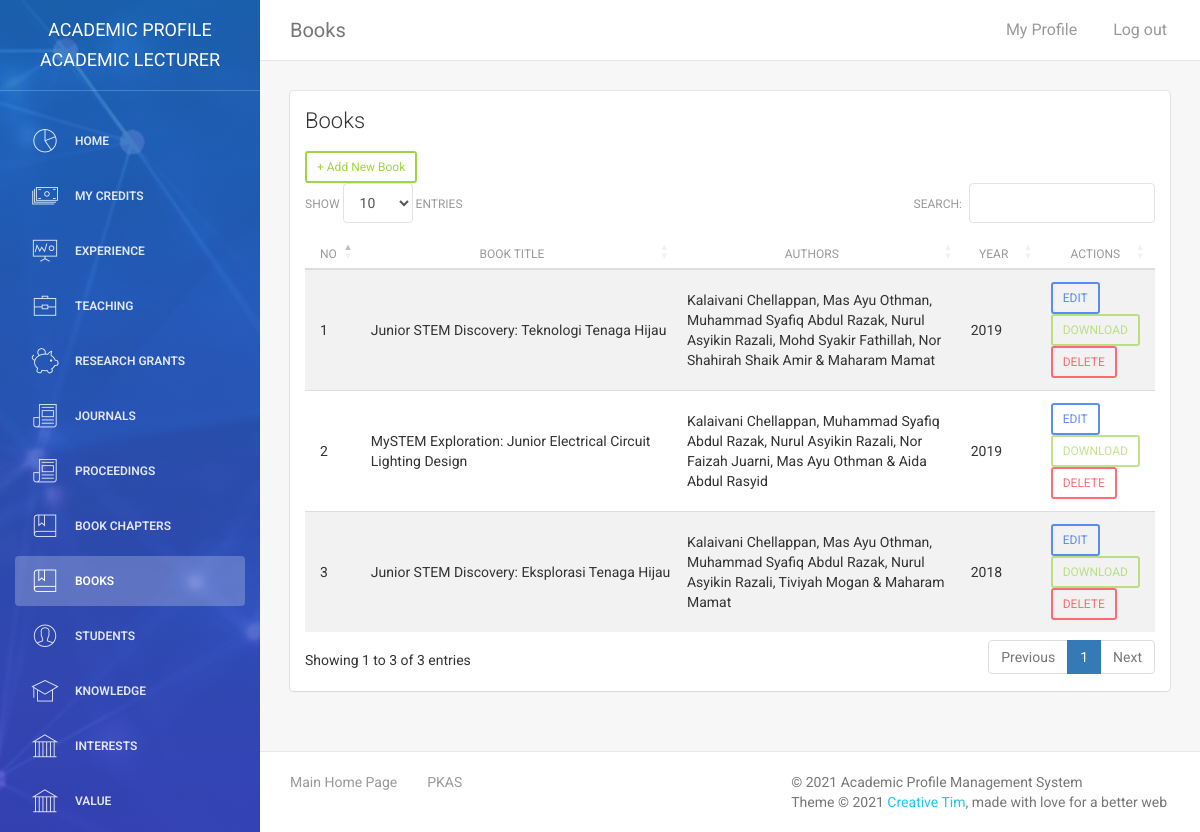
/kalai_panel/books.php (signed in), run on the app's committed database.
### tables this page shows
CREATE TABLE `tbl_books` (
  `id` int(11) NOT NULL,
  `authors` text DEFAULT NULL,
  `book_title` text DEFAULT NULL,
  `book_year` int(11) DEFAULT NULL,
  `book_notes` varchar(255) DEFAULT NULL,
  `publisher_location` varchar(255) DEFAULT NULL,
  `publisher_name` varchar(255) DEFAULT NULL,
  `book_file` varchar(255) DEFAULT NULL,
  `book_owner` varchar(255) DEFAULT NULL,
  `super_owner` varchar(255) DEFAULT NULL
);

### kalai_panel/assets/php/chk-session.php (called while the page is built, shortened)
<?php
include("connectdb.php");
$user_check = $_SESSION['user_login'];
$user_role = $_SESSION['user_role'];
if($user_role == "Admin" || $user_role == "Super Admin" || $user_role == "Academic Lecturer" || $user_role == "Consultant" || $user_role == "Teacher"){
    $ses_sql = mysqli_query($conn,"select admin_id, admin_name, role, university, plan, credits from tbl_admin where admin_id = '$user_check'");
    $row = mysqli_fetch_array($ses_sql,MYSQLI_ASSOC);
    $login_super_owner = $row['admin_id'];
    $user_role= $row['role'];
}else if($user_role == "Student"){
    $ses_sql = mysqli_query($conn,"select std_reg_num, std_name, super_owner from tbl_students where std_reg_num = '$user_check' ");
   $row = mysqli_fetch_array($ses_sql,MYSQLI_ASSOC);
   $login_session = $row['std_reg_num'];
   $your_name = $row['std_name'];
   $login_super_owner = $row['super_owner'];
   $user_role = "Student";
   $navbar = "student-navbar.php";
   if(!isset($_SESSION['user_login'])){
      header("location:login.php");
   }
}else{
    header("location:login.php");
}
?>

### kalai_panel/books.php (the view, shortened to what this page needs)
<?php
require_once("assets/php/chk-session.php");
require_once("assets/php/connectdb.php");
?>
<!doctype html>
<html lang="en">
<head>
    <link href="assets/css/bootstrap.min.css" rel="stylesheet" />
    <link href="assets/css/animate.min.css" rel="stylesheet"/>
    <link href="assets/css/light-bootstrap-dashboard.css?v=1.4.0" rel="stylesheet"/>
	<link rel="stylesheet" type="text/css" href="https://cdn.datatables.net/1.10.19/css/dataTables.bootstrap4.min.css">
    <link href="https://maxcdn.bootstrapcdn.com/font-awesome/4.2.0/css/font-awesome.min.css" rel="stylesheet">
    <link href="assets/css/pe-icon-7-stroke.css" rel="stylesheet" />
</head>
<body>
<div class="wrapper">
    <div class="sidebar" data-color="blue" data-image="assets/img/sidebar-3.jpg">
    	<div class="sidebar-wrapper">
            <div class="logo">
                <a href="index.php" class="simple-text">
                    Academic Profile <?php echo $user_role;?>
                </a>
            </div>
    	</div>
    </div>
    <div class="main-panel">
        <nav class="navbar navbar-default navbar-fixed">
            <div class="container-fluid">
                <div class="navbar-header">
                    <a class="navbar-brand" href="books.php">Books</a>
                </div>
                <div class="collapse navbar-collapse">
                    <ul class="nav navbar-nav navbar-left">
                        <li>
                            <a href="#" class="dropdown-toggle" data-toggle="dropdown">
                            </a>
                        </li>
                    </ul>
                    <ul class="nav navbar-nav navbar-right">
                        <li>
                           <a href="my-profile.php">
                               <p>My Profile</p>
                            </a>
                        </li>
                        <li>
                            <a href="logout.php">
                                <p>Log out</p>
                            </a>
                        </li>
                    </ul>
                </div>
            </div>
        </nav>
        <div class="content">
            <div class="container-fluid">
                <div class="row">
                    <div class="col-md-12">
                        <div class="card">
                            <div class="header">
                                <h4 class="title">Books</h4>
                            </div>
                            <div class="content table-responsive">
                                <table id="tlist" class="table table-hover table-striped">
                                    <thead>
                                        <th width="5%" style="text-align:center">No</th>
                                    	<th width="45%" style="text-align:center">Book Title</th>
                                        <th width="40%" style="text-align:center">Authors</th>
                                        <th width="10%" style="text-align:center">Year</th>
                                        <th width="10%" style="text-align:center">Actions</th>
                                    </thead>
                                    <tbody>
                                    <button type= "button" data-toggle="modal" data-target="#AddData" class="add-data btn btn-success btn-sm">+ Add New Book</button>
                                    <?php
                                        if($user_role != "Student"){
                                            $sql = mysqli_query($conn, "SELECT * from tbl_books WHERE super_owner='$login_super_owner' ORDER BY book_year DESC");
                                        }else if($user_role == "Student"){
                                            $sql = mysqli_query($conn, "SELECT * from tbl_books WHERE book_owner='$login_session' AND super_owner='$login_super_owner' ORDER BY book_year DESC");
                                        }
                                        $rows = mysqli_num_rows($sql);
                                        if($rows){
                                            $count = 1;
                                            while($row=mysqli_fetch_array($sql)){
                                                if($user_role == "Student"){
                                                    if($row['authors'] == $your_name){
                                                        $authorsinput = "";
                                                    }else{
                                                        $authorsinput = str_replace("$your_name, ","",$row['authors']);
                                                    }
                                                }else{
                                                    $authorsinput = $row['authors'];
                                                }
                                        ?>
                                        <tr>
                                            <td><?php echo $count++;?></td>
                                            <td><?php echo $row['book_title'];?></td>
                                            <td><?php echo $row['authors'];?></td>
                                            <td><?php echo $row['book_year'];?></td>
                                            <td><button type="button" data-toggle="modal" data-id="<?php echo $row['id'];?>" data-authors="<?php echo $authorsinput;?>" data-title="<?php echo $row['book_title'];?>"
                                            data-booktitle="<?php echo $row['book_title'];?>" data-year="<?php echo $row['book_year'];?>" data-notes="<?php echo $row['book_notes'];?>"
                                            data-location="<?php echo $row['publisher_location'];?>" data-publisher="<?php echo $row['publisher_name'];?>"
                                            data-owner="<?php echo $row['book_owner'];?>" data-file="<?php echo $row['book_file'];?>" data-target="#EditData" class="edit-data btn btn-primary btn-sm">EDIT</button>
                                            <a class="btn btn-success btn-sm" role="button"<?php
                                            if($row['book_file'] == NULL){
                                                echo "disabled";
                                            }
                                            else{
                                                $file = $row['book_file'];
                                                echo "href='uploads/books/$file'";
                                            }
                                            ?>>DOWNLOAD</a>
                                            <button type="button" data-toggle="modal" data-id="<?php echo $row['id'];?>" data-target="#ConfirmDelete" class="delete-data btn btn-danger btn-sm">DELETE</button></td>
                                        </tr>
                                        <?php } } ?>
                                    </tbody>
                                </table>
                            </div>
                        </div>
                    </div>
                </div>
            </div>
        </div>
        <footer class="footer">
            <div class="container-fluid">
                <nav class="pull-left">
                    <ul>
                        <li>
                            <a href="../index.php">
                                Main Home Page
                            </a>
                        </li>
                        <li>
                            <a href="http://www.ukm.my/pkas/">
                                PKAS
                            </a>
                        </li>
                    </ul>
                </nav>
                <p class="copyright pull-right">
                    &copy; <script>document.write(new Date().getFullYear())</script> Academic Profile Management System<br>
                    Theme &copy; <script>document.write(new Date().getFullYear())</script> <a href="http://www.creative-tim.com">Creative Tim</a>, made with love for a better web
                </p>
            </div>
        </footer>
    </div>
</div>
</body>
</html>

### data on the page
tbl_books: book_title "Junior STEM Discovery: Teknologi Tenaga Hijau", authors "Kalaivani Chellappan, Mas Ayu Othman, Muhammad Syafiq Abdul Razak, Nurul Asyikin Razali, Mohd Syakir Fathillah, Nor Shahirah Shaik Amir & Maharam Mamat", book_year "2019"
tbl_books: book_title "MySTEM Exploration: Junior Electrical Circuit Lighting Design", authors "Kalaivani Chellappan, Muhammad Syafiq Abdul Razak, Nurul Asyikin Razali, Nor Faizah Juarni, Mas Ayu Othman & Aida Abdul Rasyid", book_year "2019"
tbl_books: book_title "Junior STEM Discovery: Eksplorasi Tenaga Hijau", authors "Kalaivani Chellappan, Mas Ayu Othman, Muhammad Syafiq Abdul Razak, Nurul Asyikin Razali, Tiviyah Mogan & Maharam Mamat", book_year "2018"

### other printed values
$user_role "ACADEMIC LECTURER"
